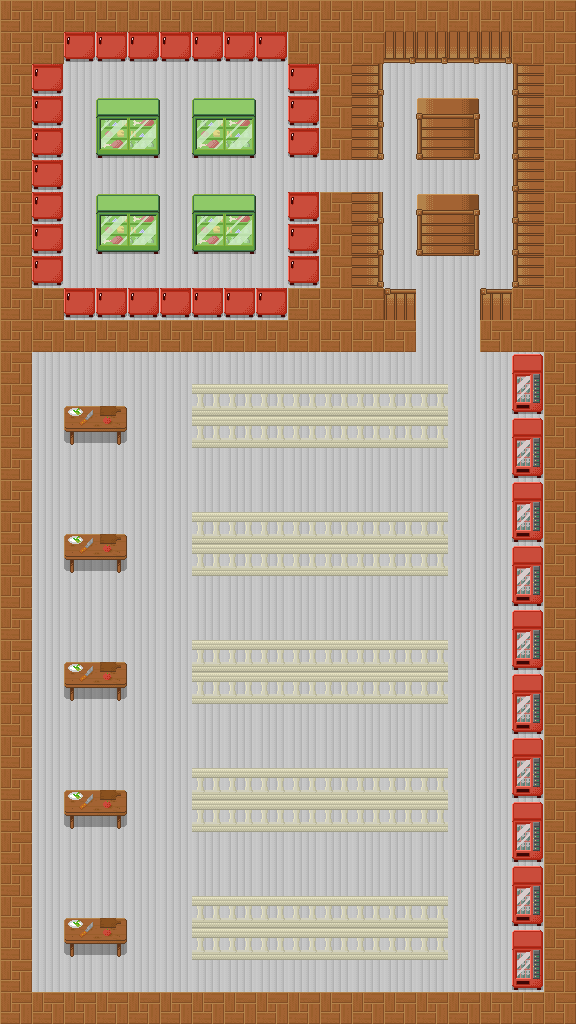

Rendered tile map (Tiled .tmx) drawn with the repository's tilesets; below, a short description and the full map source, tile grids included:
An orthogonal 18x32 tile map with 32x32 px tiles, 3 tile layers (floor, walls, containers) and 30 objects.

<map version="1.4" tiledversion="1.4.3" orientation="orthogonal" renderorder="right-down" width="18" height="32" tilewidth="32" tileheight="32" infinite="0" nextlayerid="7" nextobjectid="49">
 <tileset firstgid="1" source="mapTileset.tsx" />
 <layer id="1" name="floor" width="18" height="32">
  <data encoding="csv">
186,186,186,186,186,186,186,186,186,186,186,186,186,186,186,186,186,186,
186,186,186,186,186,186,186,186,186,186,186,186,186,186,186,186,186,186,
186,186,186,186,186,186,186,186,186,186,186,186,186,186,186,186,186,186,
186,186,186,186,186,186,186,186,186,186,186,186,186,186,186,186,186,186,
186,186,186,186,186,186,186,186,186,186,186,186,186,186,186,186,186,186,
186,186,186,186,186,186,186,186,186,186,186,186,186,186,186,186,186,186,
186,186,186,186,186,186,186,186,186,186,186,186,186,186,186,186,186,186,
186,186,186,186,186,186,186,186,186,186,186,186,186,186,186,186,186,186,
186,186,186,186,186,186,186,186,186,186,186,186,186,186,186,186,186,186,
186,186,186,186,186,186,186,186,186,186,186,186,186,186,186,186,186,186,
186,186,186,186,186,186,186,186,186,186,186,186,186,186,186,186,186,186,
186,186,186,186,186,186,186,186,186,186,186,186,186,186,186,186,186,186,
186,186,186,186,186,186,186,186,186,186,186,186,186,186,186,186,186,186,
186,186,186,186,186,186,186,186,186,186,186,186,186,186,186,186,186,186,
186,186,186,186,186,186,186,186,186,186,186,186,186,186,186,186,186,186,
186,186,186,186,186,186,186,186,186,186,186,186,186,186,186,186,186,186,
186,186,186,186,186,186,186,186,186,186,186,186,186,186,186,186,186,186,
186,186,186,186,186,186,186,186,186,186,186,186,186,186,186,186,186,186,
186,186,186,186,186,186,186,186,186,186,186,186,186,186,186,186,186,186,
186,186,186,186,186,186,186,186,186,186,186,186,186,186,186,186,186,186,
186,186,186,186,186,186,186,186,186,186,186,186,186,186,186,186,186,186,
186,186,186,186,186,186,186,186,186,186,186,186,186,186,186,186,186,186,
186,186,186,186,186,186,186,186,186,186,186,186,186,186,186,186,186,186,
186,186,186,186,186,186,186,186,186,186,186,186,186,186,186,186,186,186,
186,186,186,186,186,186,186,186,186,186,186,186,186,186,186,186,186,186,
186,186,186,186,186,186,186,186,186,186,186,186,186,186,186,186,186,186,
186,186,186,186,186,186,186,186,186,186,186,186,186,186,186,186,186,186,
186,186,186,186,186,186,186,186,186,186,186,186,186,186,186,186,186,186,
186,186,186,186,186,186,186,186,186,186,186,186,186,186,186,186,186,186,
186,186,186,186,186,186,186,186,186,186,186,186,186,186,186,186,186,186,
186,186,186,186,186,186,186,186,186,186,186,186,186,186,186,186,186,186,
186,186,186,186,186,186,186,186,186,186,186,186,186,186,186,186,186,186
</data>
 </layer>
 <layer id="3" name="walls" width="18" height="32">
  <data encoding="csv">
5,5,5,5,5,5,5,5,5,5,5,5,5,5,5,5,5,5,
5,5,0,0,0,0,0,0,0,5,5,5,0,0,0,0,5,5,
5,0,0,0,0,0,0,0,0,0,5,0,0,0,0,0,0,5,
5,0,0,0,0,0,0,0,0,0,5,0,0,0,0,0,0,5,
5,0,0,0,0,0,0,0,0,0,5,0,0,0,0,0,0,5,
5,0,0,0,0,0,0,0,0,0,0,0,0,0,0,0,0,5,
5,0,0,0,0,0,0,0,0,0,5,0,0,0,0,0,0,5,
5,0,0,0,0,0,0,0,0,0,5,0,0,0,0,0,0,5,
5,0,0,0,0,0,0,0,0,0,5,0,0,0,0,0,0,5,
5,5,0,0,0,0,0,0,0,5,5,5,0,0,0,0,5,5,
5,5,5,5,5,5,5,5,5,5,5,5,5,0,0,5,5,5,
5,0,0,0,0,0,0,0,0,0,0,0,0,0,0,0,0,5,
5,0,0,0,0,0,0,0,0,0,0,0,0,0,0,0,0,5,
5,0,0,0,0,0,0,0,0,0,0,0,0,0,0,0,0,5,
5,0,0,0,0,0,0,0,0,0,0,0,0,0,0,0,0,5,
5,0,0,0,0,0,0,0,0,0,0,0,0,0,0,0,0,5,
5,0,0,0,0,0,0,0,0,0,0,0,0,0,0,0,0,5,
5,0,0,0,0,0,0,0,0,0,0,0,0,0,0,0,0,5,
5,0,0,0,0,0,0,0,0,0,0,0,0,0,0,0,0,5,
5,0,0,0,0,0,0,0,0,0,0,0,0,0,0,0,0,5,
5,0,0,0,0,0,0,0,0,0,0,0,0,0,0,0,0,5,
5,0,0,0,0,0,0,0,0,0,0,0,0,0,0,0,0,5,
5,0,0,0,0,0,0,0,0,0,0,0,0,0,0,0,0,5,
5,0,0,0,0,0,0,0,0,0,0,0,0,0,0,0,0,5,
5,0,0,0,0,0,0,0,0,0,0,0,0,0,0,0,0,5,
5,0,0,0,0,0,0,0,0,0,0,0,0,0,0,0,0,5,
5,0,0,0,0,0,0,0,0,0,0,0,0,0,0,0,0,5,
5,0,0,0,0,0,0,0,0,0,0,0,0,0,0,0,0,5,
5,0,0,0,0,0,0,0,0,0,0,0,0,0,0,0,0,5,
5,0,0,0,0,0,0,0,0,0,0,0,0,0,0,0,0,5,
5,0,0,0,0,0,0,0,0,0,0,0,0,0,0,0,0,5,
5,5,5,5,5,5,5,5,5,5,5,5,5,5,5,5,5,5
</data>
 </layer>
 <layer id="4" name="containers" width="18" height="32">
  <data encoding="csv">
0,0,0,0,0,0,0,0,0,0,0,0,0,0,0,0,0,0,
0,0,61,61,61,61,61,61,61,0,0,0,1610612806,1610612806,1610612806,1610612806,0,0,
0,61,0,0,0,0,0,0,0,61,0,2147483718,0,0,0,0,70,0,
0,61,0,77,78,0,77,78,0,61,0,2147483718,0,55,56,0,70,0,
0,61,0,92,93,0,92,93,0,61,0,2147483718,0,70,71,0,70,0,
0,61,0,0,0,0,0,0,0,0,0,0,0,0,0,0,70,0,
0,61,0,77,78,0,77,78,0,61,0,2147483718,0,55,56,0,70,0,
0,61,0,92,93,0,92,93,0,61,0,2147483718,0,70,71,0,70,0,
0,61,0,0,0,0,0,0,0,61,0,2147483718,0,0,0,0,70,0,
0,0,61,61,61,61,61,61,61,0,0,0,2684354630,0,0,2684354630,0,0,
0,0,0,0,0,0,0,0,0,0,0,0,0,0,0,0,0,0,
0,0,0,0,0,0,0,0,0,0,0,0,0,0,0,0,76,0,
0,0,48,49,0,0,136,136,136,136,136,136,136,136,0,0,91,0,
0,0,63,64,0,0,136,136,136,136,136,136,136,136,0,0,76,0,
0,0,0,0,0,0,0,0,0,0,0,0,0,0,0,0,91,0,
0,0,0,0,0,0,0,0,0,0,0,0,0,0,0,0,76,0,
0,0,48,49,0,0,136,136,136,136,136,136,136,136,0,0,91,0,
0,0,63,64,0,0,136,136,136,136,136,136,136,136,0,0,76,0,
0,0,0,0,0,0,0,0,0,0,0,0,0,0,0,0,91,0,
0,0,0,0,0,0,0,0,0,0,0,0,0,0,0,0,76,0,
0,0,48,49,0,0,136,136,136,136,136,136,136,136,0,0,91,0,
0,0,63,64,0,0,136,136,136,136,136,136,136,136,0,0,76,0,
0,0,0,0,0,0,0,0,0,0,0,0,0,0,0,0,91,0,
0,0,0,0,0,0,0,0,0,0,0,0,0,0,0,0,76,0,
0,0,48,49,0,0,136,136,136,136,136,136,136,136,0,0,91,0,
0,0,63,64,0,0,136,136,136,136,136,136,136,136,0,0,76,0,
0,0,0,0,0,0,0,0,0,0,0,0,0,0,0,0,91,0,
0,0,0,0,0,0,0,0,0,0,0,0,0,0,0,0,76,0,
0,0,48,49,0,0,136,136,136,136,136,136,136,136,0,0,91,0,
0,0,63,64,0,0,136,136,136,136,136,136,136,136,0,0,76,0,
0,0,0,0,0,0,0,0,0,0,0,0,0,0,0,0,91,0,
0,0,0,0,0,0,0,0,0,0,0,0,0,0,0,0,0,0
</data>
 </layer>
 <objectgroup color="#55ff00" id="5" name="collision">
  <object id="16" x="320" y="160">
   <polyline points="32,0 0,0 0,-96 -32,-96 -32,-128 -256,-128 -256,-96 -288,-96 -288,128 -256,128 -256,160 -32,160 -32,128 0,128 0,32 32,32" />
  </object>
  <object id="17" x="352" y="160">
   <polyline points="0,0 0,-96 32,-96 32,-128 160,-128 160,-96 192,-96 192,128 160,128 160,160 128,160 128,192 192,192 192,832 -320,832 -320,192 64,192 64,160 32,160 32,128 0,128 0,32" />
  </object>
  <object id="20" x="64" y="768" width="64" height="64" />
  <object id="22" x="64" y="640" width="64" height="64" />
  <object id="23" x="64" y="896" width="64" height="64" />
  <object id="24" x="192" y="896" width="256" height="64" />
  <object id="25" x="192" y="768" width="256" height="64" />
  <object id="26" x="192" y="640" width="256" height="64" />
  <object id="27" x="192" y="512" width="256" height="64" />
  <object id="28" x="64" y="512" width="64" height="64" />
  <object id="29" x="64" y="384" width="64" height="64" />
  <object id="30" x="192" y="384" width="256" height="64" />
  <object id="31" x="512" y="352" width="32" height="640" />
  <object id="32" x="480" y="288" width="32" height="32" />
  <object id="33" x="384" y="288" width="32" height="32" />
  <object id="34" x="352" y="192" width="32" height="96" />
  <object id="35" x="352" y="64" width="32" height="96" />
  <object id="36" x="384" y="32" width="128" height="32" />
  <object id="37" x="512" y="64" width="32" height="224" />
  <object id="38" x="416" y="96" width="64" height="64" />
  <object id="39" x="416" y="192" width="64" height="64" />
  <object id="40" x="288" y="64" width="32" height="96" />
  <object id="41" x="64" y="32" width="224" height="32" />
  <object id="42" x="32" y="64" width="32" height="224" />
  <object id="43" x="64" y="288" width="224" height="32" />
  <object id="44" x="192" y="192" width="64" height="64" />
  <object id="45" x="96" y="192" width="64" height="64" />
  <object id="46" x="96" y="96" width="64" height="64" />
  <object id="47" x="192" y="96" width="64" height="64" />
  <object id="48" x="288" y="192" width="32" height="96" />
 </objectgroup>
 <objectgroup id="6" name="playerStartLocation" />
</map>
